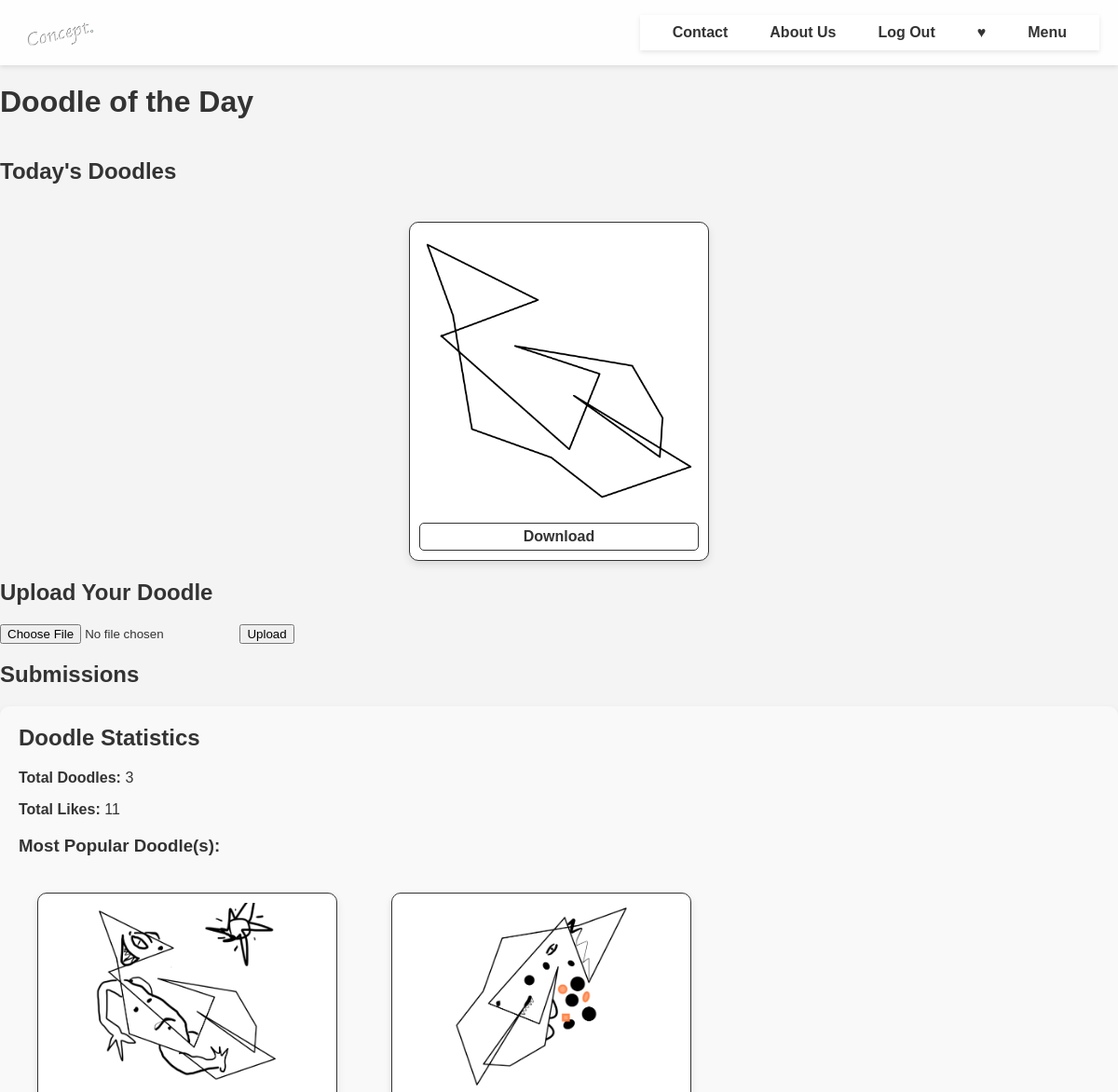
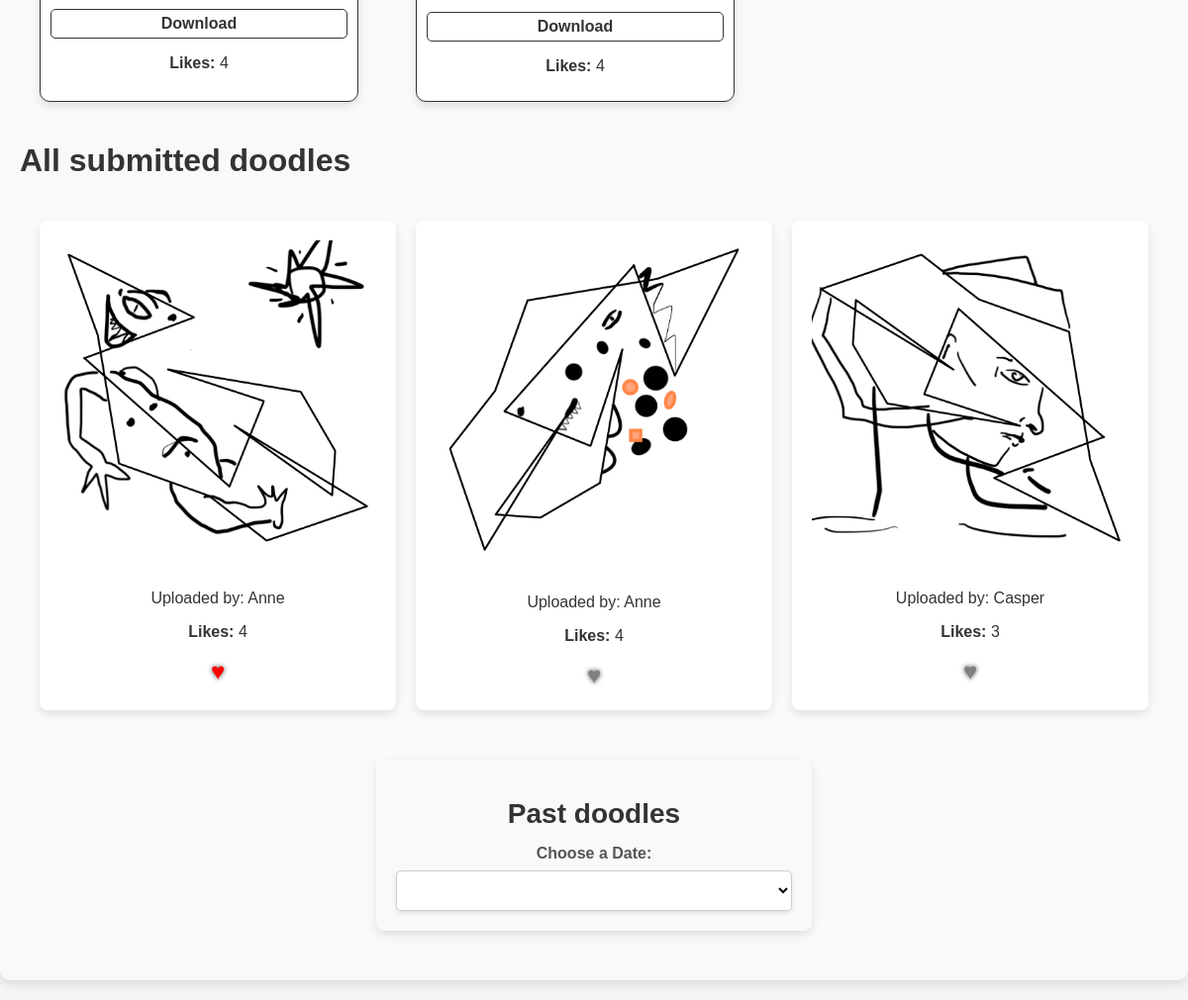
The app's page /doodles (signed in) with its own data (2 pictures, top to bottom).
### models.py (models this page shows, shortened)
class Doodle(db.Model):
    __tablename__ = "doodles"
    id = db.Column(db.Integer, primary_key=True)
    filename = db.Column(db.String, nullable=False)
    likes = db.Column(db.Integer, default=0)
    date = db.Column(db.Date, nullable=False)
    comments = db.relationship('DoodleComment', backref='doodle', lazy=True)
    submissions = db.relationship("UserDoodle", backref="doodle", lazy=True)

class UserDoodle(db.Model):
    __tablename__ = "user_doodles"
    id = db.Column(db.Integer, primary_key=True)
    user_id = db.Column(db.Integer, db.ForeignKey('users.id'), nullable=False)
    doodle_id = db.Column(db.Integer, db.ForeignKey("doodles.id"), nullable=False)
    filename = db.Column(db.String, nullable=False)
    likes = db.Column(db.Integer, default=0)
    user = db.relationship('User', backref='user_doodles', lazy=True)

class User(db.Model):
    __tablename__ = 'users'
    id = db.Column(db.Integer, primary_key=True)
    username = db.Column(db.String(80), unique=True, nullable=False)
    password_hash = db.Column(db.String(128), nullable=False)
    saved_images = db.relationship('SavedImage', backref='user', lazy=True)
    saved_art = db.relationship('SavedArt', backref='user', lazy=True)
    saved_recipes = db.relationship('SavedRecipe', backref='user', lazy=True)
    comments = db.relationship('Comment', backref='user', lazy=True)
    doodle_comments = db.relationship('DoodleComment', backref='user', lazy=True)

### app.py (the view)
@app.route("/doodles")
@login_required
def doodles():
    today = datetime.now().date()
    todays_doodles = Doodle.query.filter(Doodle.date == today).all()
    submissions = (
        db.session.query(UserDoodle, func.count(Like.id).label("like_count"))
        .join(Doodle, Doodle.id == UserDoodle.doodle_id)
        .outerjoin(Like, Like.doodle_id == UserDoodle.id)
        .filter(Doodle.date == today)
        .group_by(UserDoodle.id)
        .all()
    )
    total_likes = sum(like_count for _, like_count in submissions)
    max_likes = max((like_count for _, like_count in submissions), default=0)
    most_liked_doodles = [
        {"doodle": submission, "like_count": like_count}
        for submission, like_count in submissions
        if like_count == max_likes
    ]
    user_likes = {like.doodle_id for like in Like.query.filter_by(user_id=session['user_id']).all()}
    return render_template(
        "doodles.html",
        todays_doodles=todays_doodles,
        submissions=submissions,
        total_likes=total_likes,
        most_liked_doodles=most_liked_doodles,
        user_likes=user_likes
    )

### app.py (called while the page is built)
def login_required(f):
    from functools import wraps
    @wraps(f)
    def decorated_function(*args, **kwargs):
        if "user_id" not in session:
            flash("You must be logged in to access this page.", "error")
            return redirect(url_for("login"))
        return f(*args, **kwargs)
    return decorated_function

### templates/doodles.html (shortened to what this page needs)
{% extends "layout.html" %}
{% block main %}
<div class="doodles-container">
    <h1>Doodle of the Day</h1>
    <div class="daily-doodles">
        <h2>Today's Doodles</h2>
        <div class="doodle-list">
            {% for doodle in todays_doodles %}
            <div class="doodle-item">
                <img
                    src="{{ url_for('static', filename='doodles/' + doodle.filename) }}"
                    alt="Doodle {{ doodle.id }}">
                <a href="{{ url_for('static', filename='doodles/' + doodle.filename) }}" download>Download</a>
            </div>
            {% endfor %}
        </div>
    </div>
    <h2>Upload Your Doodle</h2>
    <form method="POST" action="{{ url_for('upload_doodle') }}" enctype="multipart/form-data">
        <input type="file" name="uploaded_doodle" accept="image/*" required>
        <button type="submit">Upload</button>
    </form>
    <h2>Submissions</h2>
    <div class="stats">
        <h2>Doodle Statistics</h2>
        <p><strong>Total Doodles:</strong> {{ submissions | length }}</p>
        <p><strong>Total Likes:</strong> {{ total_likes }}</p>
        <h3>Most Popular Doodle(s):</h3>
        <div class="art-gallery">
            {% for doodle in most_liked_doodles %}
            <div class="doodle-item">
                <img src="{{ url_for('static', filename='doodles_user/' ~ doodle.doodle.filename) }}"
                     alt="Most Liked Doodle" style="max-width: 200px;">
                <a href="{{ url_for('static', filename='doodles_user/' ~ doodle.doodle.filename) }}" download>
                    Download
                </a>
                <p><strong>Likes:</strong> {{ doodle.like_count }}</p>
            </div>
            {% endfor %}
        </div>
        <h1>All submitted doodles</h1>
        <div class="art-gallery">
            {% for submission, like_count in submissions %}
            <div class="art-card">
                <img src="{{ url_for('static', filename='doodles_user/' + submission.filename) }}" alt="Submission">
                <p>Uploaded by: {{ submission.user.username }}</p>
                <p><strong>Likes:</strong> {{ like_count }}</p>
                <form method="POST" action="{{ url_for('like_doodle', doodle_id=submission.id) }}">
                    {% set liked = submission.id in user_likes %}
                    <button type="submit" class="heart-button" style="color: {% if liked %}red{% else %}gray{% endif %};">
                        ♥
                    </button>
                </form>
            </div>
            {% endfor %}
        </div>
    <div class="date-selection-container">
        <h1>Past doodles</h1>
        <div class="dropdown-container">
            <form method="GET" action="{{ url_for('doodles_by_date', date='') }}">
                <label for="date-select" class="date-label">Choose a Date:</label>
                <select id="date-select" name="date" onchange="window.location.href=this.value;">
                </select>
            </form>
        </div>
    </div>
</div>
{% endblock %}

### templates/layout.html (shortened to what this page needs)
<!DOCTYPE html>
<html lang="en">
<head>
    <link rel="stylesheet" href="{{ url_for('static', filename='styles.css') }}">
</head>
<body>
    <header>
        <div class="header-container">
            <div class="logo">
                <a href="{{ url_for('index') }}">
                    <img src="{{ url_for('static', filename='image.png') }}" alt="Concept Logo" class="logo">
                </a>
            </div>
            <nav class="navbar">
                <ul class="nav-links">
                    <li><a href="{{ url_for('contact') }}">Contact</a></li>
                    <li><a href="{{ url_for('about') }}">About Us</a></li>
                    {% if not session.get("user_id") %}
                        <li><a href="{{ url_for('login') }}">Log In</a></li>
                        <li><a href="{{ url_for('register') }}">Register</a></li>
                    {% else %}
                        <li><a href="{{ url_for('logout') }}">Log Out</a></li>
                    {% endif %}
                    <li>
                        <a href="#">♥</a>
                    </li>
                    <li>
                        <a href="#">Menu</a>
                    </li>
                </ul>
            </nav>
        </div>
    </header>
    <main>
        {% block main %}{% endblock %}
    </main>
</body>
</html>

### static/styles.css (style rules this page uses)
body { font-family: Arial, sans-serif; margin: 0; padding: 0; background-color: #f4f4f4; display: flex; flex-direction: column; min-height: 100vh; color: #333; }
.header-container { display: flex; align-items: center; justify-content: space-between; background-color: rgba(255, 255, 255, 0.9); box-shadow: 0 2px 5px rgba(0, 0, 0, 0.1); padding: 10px 20px; position: sticky; top: 0; z-index: 999; }
.logo { height: 50px; cursor: pointer; }
.navbar { display: flex; align-items: center; justify-content: space-between; background-color: #fff; padding: 10px 20px; box-shadow: 0 2px 5px rgba(0, 0, 0, 0.1); z-index: 1000; }
.nav-links { display: flex; list-style: none; margin: 0; padding: 0; gap: 15px; }
.nav-links li { position: relative; }
.nav-links a { text-decoration: none; color: #333; font-weight: bold; padding: 10px 15px; border-radius: 4px; transition: background-color 0.3s, color 0.3s; }
.heart-button { background: none; border: none; font-size: 24px; color: #fff; text-shadow: 0 0 5px rgba(0, 0, 0, 0.7); cursor: pointer; transition: transform 0.3s ease, color 0.3s ease; }
.daily-doodles { display: flex; flex-direction: column; gap: 20px; margin-top: 20px; }
.doodle-list { display: flex; flex-wrap: wrap; gap: 15px; justify-content: center; }
.doodle-item { background-color: white; border-radius: 10px; box-shadow: 0 4px 8px rgba(0, 0, 0, 0.1); overflow: hidden; max-width: 300px; text-align: center; padding: 10px; display: block; color: #333; text-decoration: none; border: 1px solid #333; }
.doodle-item img { width: 100%; height: auto; border-radius: 10px; }
.doodle-item a { display: block; margin-top: 10px; font-weight: bold; color: #333; text-decoration: none; border: 1px solid #333; padding: 5px; border-radius: 5px; transition: background-color 0.3s ease; }
.art-gallery { display: grid; grid-template-columns: repeat(auto-fill, minmax(300px, 1fr)); gap: 20px; padding: 20px; }
.art-card { background: white; border-radius: 8px; box-shadow: 0 4px 8px rgba(0, 0, 0, 0.1); padding: 20px; text-align: center; transition: transform 0.2s ease-in-out; }
.art-card img { max-width: 100%; height: auto; border-radius: 5px; margin-bottom: 15px; }
.stats { background-color: #f9f9f9; padding: 20px; border-radius: 10px; box-shadow: 0 4px 8px rgba(0, 0, 0, 0.1); margin-bottom: 20px; }
.stats h2 { margin-top: 0; font-size: 24px; }
.date-selection-container { text-align: center; margin: 30px auto; padding: 20px; background: #f9f9f9; border-radius: 8px; box-shadow: 0 4px 8px rgba(0, 0, 0, 0.1); max-width: 400px; }
.date-selection-container h1 { font-size: 28px; margin-bottom: 15px; color: #333; font-weight: bold; }
.dropdown-container { margin-top: 10px; }
.date-label { display: block; margin-bottom: 8px; font-size: 16px; color: #555; font-weight: bold; }
select#date-select { width: 100%; padding: 10px; border: 1px solid #ccc; border-radius: 5px; font-size: 16px; background-color: white; box-shadow: 0 2px 4px rgba(0, 0, 0, 0.1); cursor: pointer; transition: border-color 0.3s, box-shadow 0.3s; }

### records on screen
Doodle: filename (picture)
UserDoodle: filename (picture), user.username "Anne", like_count "4"
UserDoodle: filename (picture), user.username "Anne", likes "4"
UserDoodle: filename (picture), user.username "Casper", likes "3"

### other values on screen
{{ submissions | length }} "3"
{{ total_likes }} "11"
{{ doodle.like_count }} "4" "4"
